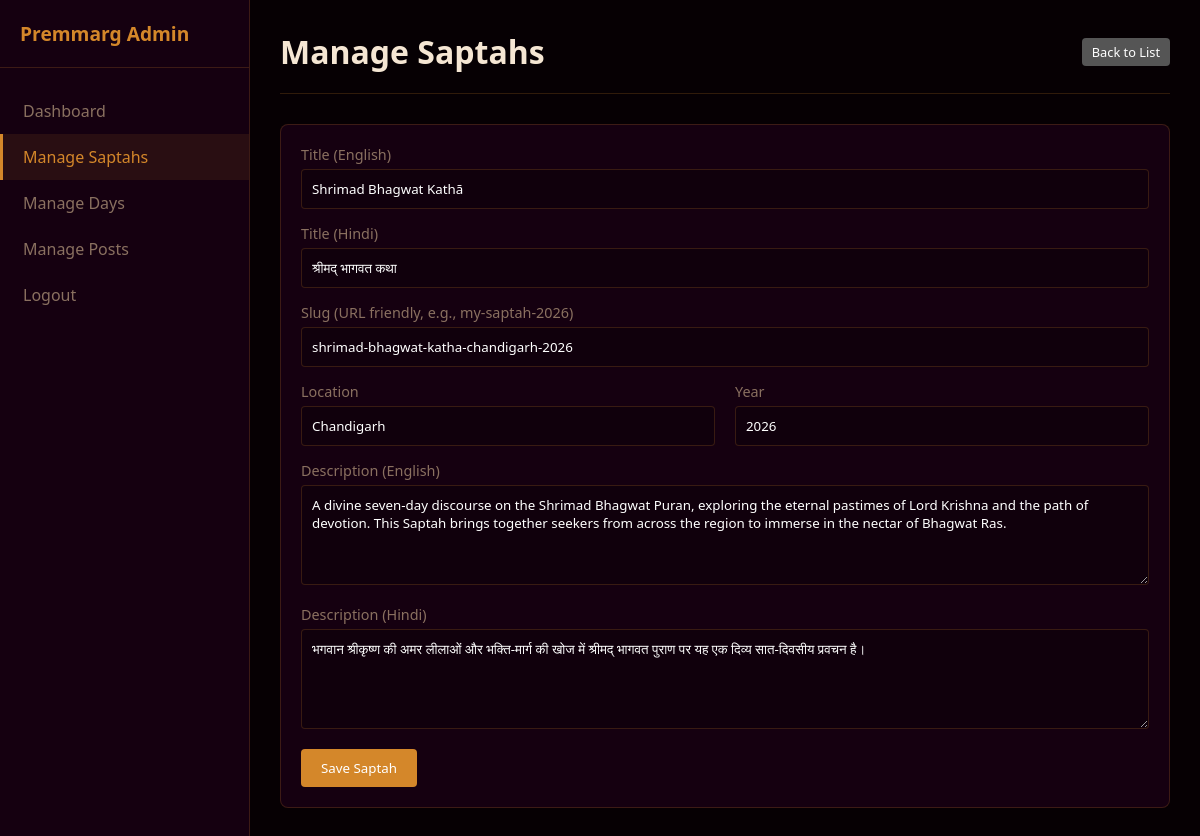
/admin/saptahs.php?action=edit&id=1 (signed in), run on the app's committed database.
### tables this page shows
CREATE TABLE IF NOT EXISTS saptah (
    id INT AUTO_INCREMENT PRIMARY KEY,
    title VARCHAR(255) NOT NULL,
    title_hi VARCHAR(255) DEFAULT NULL,
    slug VARCHAR(255) NOT NULL UNIQUE,
    location VARCHAR(255) DEFAULT NULL,
    year INT DEFAULT NULL,
    description TEXT DEFAULT NULL,
    description_hi TEXT DEFAULT NULL,
    image_url VARCHAR(500) DEFAULT NULL,
    created_at TIMESTAMP DEFAULT CURRENT_TIMESTAMP
);

### admin/saptahs.php (the view, shortened to what this page needs)
<?php
require_once 'header.php';
$action = $_GET['action'] ?? 'list';
$id = $_GET['id'] ?? 0;
?>
<div class="header">
    <h1>Manage Saptahs</h1>
    <?php if($action == 'list'): ?>
        <a href="?action=edit" class="btn">Add New Saptah</a>
    <?php else: ?>
        <a href="saptahs.php" class="btn btn-sm" style="background:#555">Back to List</a>
    <?php endif; ?>
</div>
<?php if ($action == 'list'): ?>
<div class="card">
    <table>
        <tr><th>ID</th><th>Title</th><th>Title (Hi)</th><th>Year</th><th>Location</th><th>Actions</th></tr>
        <?php
        $stmt = $pdo->query('SELECT * FROM saptah ORDER BY year DESC, id DESC');
        while ($row = $stmt->fetch()):
        ?>
        <tr>
            <td><?= $row['id'] ?></td>
            <td><?= htmlspecialchars($row['title']) ?></td>
            <td><?= htmlspecialchars($row['title_hi']) ?></td>
            <td><?= htmlspecialchars($row['year']) ?></td>
            <td><?= htmlspecialchars($row['location']) ?></td>
            <td>
                <a href="?action=edit&id=<?= $row['id'] ?>" class="btn btn-sm">Edit</a>
                <a href="?action=delete&id=<?= $row['id'] ?>" class="btn btn-sm btn-danger" onclick="return confirm('Delete this Saptah and all its days/posts?')">Delete</a>
            </td>
        </tr>
        <?php endwhile; ?>
    </table>
</div>
<?php elseif ($action == 'edit'):
    $saptah = ['title'=>'', 'title_hi'=>'', 'slug'=>'', 'location'=>'', 'year'=>date('Y'), 'description'=>'', 'description_hi'=>''];
    if ($id) {
        $stmt = $pdo->prepare('SELECT * FROM saptah WHERE id=?');
        $stmt->execute([$id]);
        $saptah = $stmt->fetch() ?: $saptah;
    }
?>
<div class="card">
    <form method="post">
        <div class="form-group">
            <label>Title (English)</label>
            <input type="text" name="title" value="<?= htmlspecialchars($saptah['title']) ?>" required>
        </div>
        <div class="form-group">
            <label>Title (Hindi)</label>
            <input type="text" name="title_hi" value="<?= htmlspecialchars($saptah['title_hi']) ?>" required>
        </div>
        <div class="form-group">
            <label>Slug (URL friendly, e.g., my-saptah-2026)</label>
            <input type="text" name="slug" value="<?= htmlspecialchars($saptah['slug']) ?>" required>
        </div>
        <div style="display:flex; gap:20px">
            <div class="form-group" style="flex:1">
                <label>Location</label>
                <input type="text" name="location" value="<?= htmlspecialchars($saptah['location']) ?>">
            </div>
            <div class="form-group" style="flex:1">
                <label>Year</label>
                <input type="number" name="year" value="<?= htmlspecialchars($saptah['year']) ?>">
            </div>
        </div>
        <div class="form-group">
            <label>Description (English)</label>
            <textarea name="description"><?= htmlspecialchars($saptah['description']) ?></textarea>
        </div>
        <div class="form-group">
            <label>Description (Hindi)</label>
            <textarea name="description_hi"><?= htmlspecialchars($saptah['description_hi']) ?></textarea>
        </div>
        <button type="submit" class="btn">Save Saptah</button>
    </form>
</div>
<?php endif; ?>
<?php require_once 'footer.php'; ?>

### admin/admin_style.css (style rules this page uses)
:root { --primary: #d4872a; --primary-dark: #a86218; --bg-dark: #060003; --bg-card: #150010; --text-main: #f5e6d3; --text-muted: #8a7060; --border: rgba(212,135,42,0.2); --error: #e53e3e; --success: #38a169; }
* { box-sizing: border-box; margin: 0; padding: 0; font-family: 'Segoe UI', Tahoma, Geneva, Verdana, sans-serif; }
body { background: var(--bg-dark); color: var(--text-main); }
a { color: var(--primary); text-decoration: none; }
.header { display: flex; justify-content: space-between; align-items: center; margin-bottom: 30px; padding-bottom: 20px; border-bottom: 1px solid var(--border); }
.card { background: var(--bg-card); border: 1px solid var(--border); border-radius: 8px; padding: 20px; margin-bottom: 20px; }
.form-group { margin-bottom: 15px; }
label { display: block; margin-bottom: 5px; color: var(--text-muted); font-size: 0.9rem; }
input[type="text"], input[type="password"], input[type="number"], select, textarea { width: 100%; padding: 10px; border: 1px solid var(--border); background: rgba(0,0,0,0.2); color: #fff; border-radius: 4px; }
textarea { resize: vertical; min-height: 100px; }
.btn { display: inline-block; padding: 10px 20px; background: var(--primary); color: #fff; border: none; border-radius: 4px; cursor: pointer; text-align: center; }
.btn-sm { padding: 5px 10px; font-size: 0.8rem; }

### data on the page
saptah: title "Shrimad Bhagwat Kathā", title_hi "श्रीमद् भागवत कथा", slug "shrimad-bhagwat-katha-chandigarh-2026", location "Chandigarh", year "2026", description "A divine seven-day discourse on the Shrimad Bhagwat Puran, exploring the eternal pastimes of Lord Krishna and the path of devotion. This Saptah brings together seekers from across the region to immerse in the nectar of Bhagwat Ras.", description_hi "भगवान श्रीकृष्ण की अमर लीलाओं और भक्ति-मार्ग की खोज में श्रीमद् भागवत पुराण पर यह एक दिव्य सात-दिवसीय प्रवचन है।"
